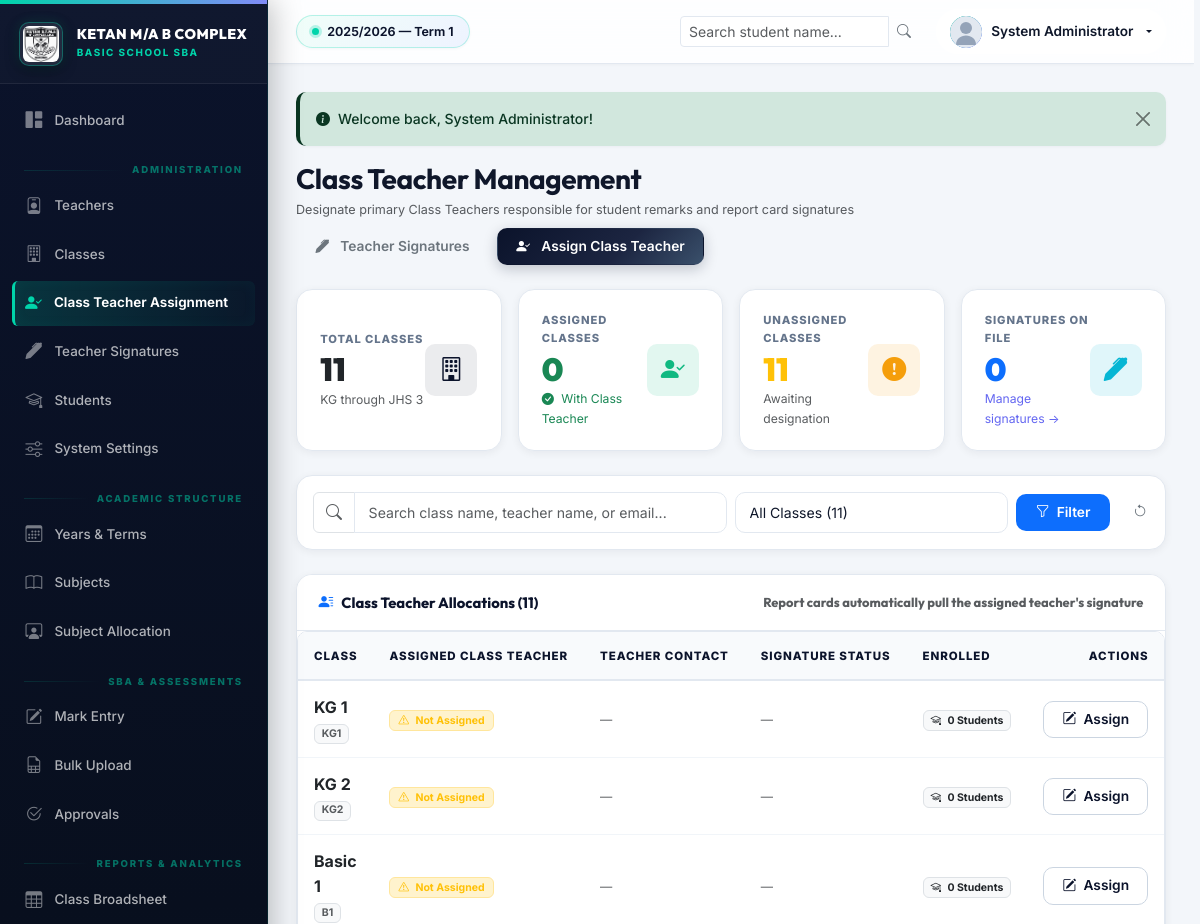
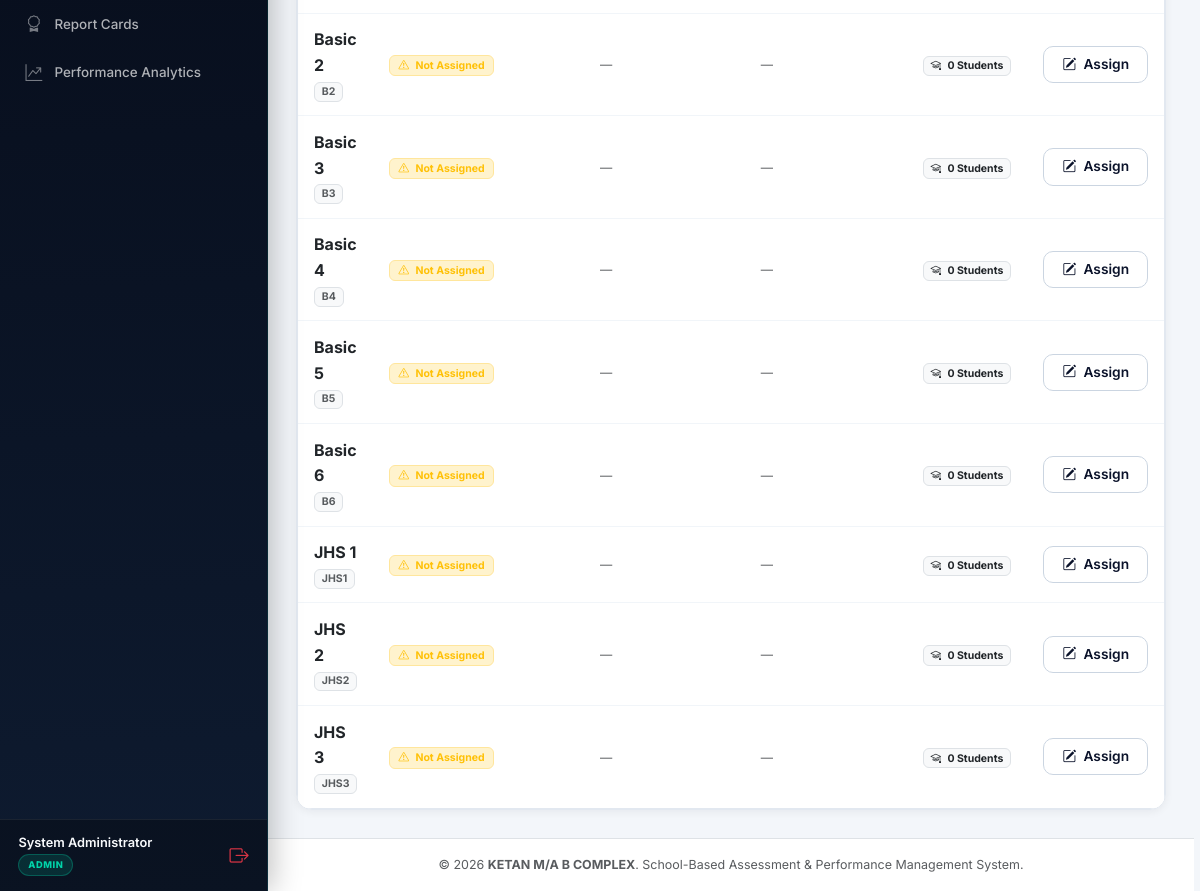
Page /class_teachers.php (signed in) on the committed database (2 pictures, top to bottom).
### tables this page shows
CREATE TABLE `academic_years` (
  `id` INT AUTO_INCREMENT PRIMARY KEY,
  `year_name` VARCHAR(30) NOT NULL UNIQUE,
  `is_active` TINYINT(1) NOT NULL DEFAULT 0,
  `start_date` DATE DEFAULT NULL,
  `end_date` DATE DEFAULT NULL,
  `created_at` TIMESTAMP DEFAULT CURRENT_TIMESTAMP,
  INDEX `idx_academic_years_active` (`is_active`)
);

CREATE TABLE `terms` (
  `id` INT AUTO_INCREMENT PRIMARY KEY,
  `academic_year_id` INT NOT NULL,
  `term_name` VARCHAR(30) NOT NULL,
  `is_active` TINYINT(1) NOT NULL DEFAULT 0,
  `next_term_start_date` DATE DEFAULT NULL,
  `created_at` TIMESTAMP DEFAULT CURRENT_TIMESTAMP,
  INDEX `idx_terms_active` (`is_active`),
  UNIQUE KEY `unique_term_per_year` (`academic_year_id`, `term_name`),
  FOREIGN KEY (`academic_year_id`) REFERENCES `academic_years` (`id`) ON DELETE CASCADE
);

CREATE TABLE `classes` (
  `id` INT AUTO_INCREMENT PRIMARY KEY,
  `class_name` VARCHAR(50) NOT NULL UNIQUE,
  `class_code` VARCHAR(20) DEFAULT NULL,
  `display_order` INT NOT NULL DEFAULT 0,
  `status` ENUM('active', 'inactive') NOT NULL DEFAULT 'active',
  `class_teacher_id` INT DEFAULT NULL,
  `class_teacher_assigned_at` DATETIME DEFAULT NULL,
  `created_at` TIMESTAMP DEFAULT CURRENT_TIMESTAMP,
  INDEX `idx_classes_status` (`status`),
  INDEX `idx_classes_order` (`display_order`),
  FOREIGN KEY (`class_teacher_id`) REFERENCES `users` (`id`) ON DELETE SET NULL
);

### class_teachers.php (the view, shortened to what the rows shown need)
<?php
require_once __DIR__ . '/config/config.php';
$db = getDB();
$activeYear = getActiveAcademicYear();
$query = "
    SELECT c.*,
           u.id as teacher_id, u.full_name as teacher_name, u.email as teacher_email,
           u.phone as teacher_phone, u.role as teacher_role, u.signature as teacher_signature,
           (SELECT COUNT(*) FROM students s WHERE s.class_id = c.id AND s.status = 'active') as student_count
    FROM classes c
    LEFT JOIN users u ON c.class_teacher_id = u.id
    WHERE c.status = 'active'
";
$params = [];
$query .= " ORDER BY c.display_order ASC, c.class_name ASC";
$stmt = $db->prepare($query);
$stmt->execute($params);
$classes = $stmt->fetchAll();
require_once __DIR__ . '/includes/header.php';
require_once __DIR__ . '/includes/navbar.php';
?>
<div class="d-flex justify-content-between align-items-center mb-4 flex-wrap gap-2">
    <div>
        <h2 class="h3 fw-bold mb-1" style="font-family: 'Outfit';">Class Teacher Management</h2>
    </div>
</div>
<div class="card-custom">
    <div class="table-responsive">
        <table class="table table-custom align-middle mb-0">
            <thead>
                <tr>
                    <th style="width: 20%;">Class</th>
                    <th style="width: 25%;">Assigned Class Teacher</th>
                    <th style="width: 20%;">Teacher Contact</th>
                    <th style="width: 15%;">Signature Status</th>
                    <th style="width: 10%;">Enrolled</th>
                    <th class="text-end" style="width: 10%;">Actions</th>
                </tr>
            </thead>
            <tbody>
                <?php if (empty($classes)): ?>
                    <tr>
                        <td colspan="6" class="text-center py-5 text-muted">
                            <i class="bi bi-person-x fs-1 opacity-50 d-block mb-2"></i>
                            <h6>No classes matching your criteria</h6>
                        </td>
                    </tr>
                <?php else: ?>
                    <?php foreach ($classes as $c):
                        $hasTeacher = !empty($c['teacher_id']);
                        $hasSig = $hasTeacher && !empty($c['teacher_signature']) && getTeacherSignatureUrl($c['teacher_signature']) !== null;
                    ?>
                        <tr>
                            <td>
                                <div class="fw-bold fs-6 text-dark"><?= htmlspecialchars($c['class_name']) ?></div>
                                <span class="badge bg-light text-muted border"><?= htmlspecialchars($c['class_code'] ?: 'Code: —') ?></span>
                            </td>
                            <td>
                                <?php if ($hasTeacher): ?>
                                    <div class="d-flex align-items-center gap-2">
                                        <div class="rounded-circle bg-primary-subtle text-primary d-flex align-items-center justify-content-center fw-bold" style="width: 36px; height: 36px; font-size: 0.85rem;">
                                            <?= strtoupper(substr($c['teacher_name'], 0, 1)) ?>
                                        </div>
                                        <div>
                                            <div class="fw-bold text-dark"><?= htmlspecialchars($c['teacher_name']) ?></div>
                                            <div class="small text-muted"><?= ucfirst($c['teacher_role']) ?></div>
                                        </div>
                                    </div>
                                <?php else: ?>
                                    <span class="badge bg-warning-subtle text-warning border border-warning-subtle px-2 py-1">
                                        <i class="bi bi-exclamation-triangle me-1"></i> Not Assigned
                                    </span>
                                <?php endif; ?>
                            </td>
                            <td>
                                <?php if ($hasTeacher): ?>
                                    <div class="small text-muted"><i class="bi bi-envelope me-1"></i><?= htmlspecialchars($c['teacher_email']) ?></div>
                                    <?php if ($c['teacher_phone']): ?>
                                        <div class="small text-muted"><i class="bi bi-telephone me-1"></i><?= htmlspecialchars($c['teacher_phone']) ?></div>
                                    <?php endif; ?>
                                <?php else: ?>
                                    <span class="text-muted small">—</span>
                                <?php endif; ?>
                            </td>
                            <td>
                                <?php if ($hasTeacher): ?>
                                    <?php if ($hasSig): ?>
                                        <span class="badge bg-success-subtle text-success border border-success-subtle px-2 py-1" title="Signature will print automatically on report cards">
                                            <i class="bi bi-check-circle-fill me-1"></i> Signature Active
                                        </span>
                                    <?php else: ?>
                                        <a href="<?= url('teacher_signatures.php?teacher_id=' . $c['teacher_id']) ?>" class="badge bg-warning-subtle text-warning border border-warning-subtle text-decoration-none px-2 py-1" title="Click to upload signature for this teacher">
                                            <i class="bi bi-upload me-1"></i> Missing (Upload)
                                        </a>
                                    <?php endif; ?>
                                <?php else: ?>
                                    <span class="text-muted small">—</span>
                                <?php endif; ?>
                            </td>
                            <td>
                                <a href="<?= url('students.php?class_id=' . $c['id']) ?>" class="badge bg-light text-dark border text-decoration-none">
                                    <i class="bi bi-mortarboard me-1"></i> <?= $c['student_count'] ?> Students
                                </a>
                            </td>
                            <td class="text-end">
                                <div class="btn-group btn-group-sm">
                                    <button type="button" class="btn btn-outline-primary"
                                            onclick='openAssignModal(<?= htmlspecialchars(json_encode([
                                                "class_id" => $c["id"],
                                                "class_name" => $c["class_name"],
                                                "teacher_id" => $c["teacher_id"] ?? ""
                                            ], JSON_HEX_APOS | JSON_HEX_QUOT), ENT_QUOTES, "UTF-8") ?>)'
                                            title="<?= $hasTeacher ? 'Reassign / Change Class Teacher' : 'Assign Class Teacher' ?>">
                                        <i class="bi bi-pencil-square"></i> <?= $hasTeacher ? 'Change' : 'Assign' ?>
                                    </button>
                                </div>
                            </td>
                        </tr>
                    <?php endforeach; ?>
                <?php endif; ?>
            </tbody>
        </table>
    </div>
</div>
<?php require_once __DIR__ . '/includes/footer.php'; ?>

### includes/navbar.php (shortened to what the rows shown need)
<?php
$term = getActiveTerm();
$year = getActiveAcademicYear();
?>
<main class="app-main">
    <header class="app-topbar no-print">
        <div class="topbar-left">
            <?php if ($term && $year): ?>
                <div class="term-pill-badge" title="Current Academic Period">
                    <span class="term-pill-dot"></span>
                    <span><?= htmlspecialchars($year['year_name']) ?> — <?= htmlspecialchars($term['term_name']) ?></span>
                </div>
            <?php else: ?>
                <span class="badge bg-danger">No Active Academic Term</span>
            <?php endif; ?>
        </div>
    </header>
    <div class="app-content">

### rows in the picture
academic_years: year_name "2025/2026"
terms: term_name "Term 1"
classes: class_name "KG 1", class_code "KG1", student_count "0"
classes: class_name "KG 2", class_code "KG2", student_count "0"
classes: class_name "Basic 1", class_code "B1", student_count "0"
classes: class_name "Basic 2", class_code "B2", student_count "0"
classes: class_name "Basic 3", class_code "B3", student_count "0"
classes: class_name "Basic 4", class_code "B4", student_count "0"
classes: class_name "Basic 5", class_code "B5", student_count "0"
classes: class_name "Basic 6", class_code "B6", student_count "0"
classes: class_name "JHS 1", class_code "JHS1", student_count "0"
classes: class_name "JHS 2", class_code "JHS2", student_count "0"
classes: class_name "JHS 3", class_code "JHS3", student_count "0"

### other values in the picture
$user['full_name'] "System Administrator"
$role "ADMIN"
$flash['message'] "Welcome back, System Administrator!"
$totalClassesCount "11"
$assignedCount "0"
$unassignedCount "11"
$teachersWithSig "0"
count($classes) "11"
getSetting('school_name', 'KETAN M/A B COMPLEX') "KETAN M/A B COMPLEX"
